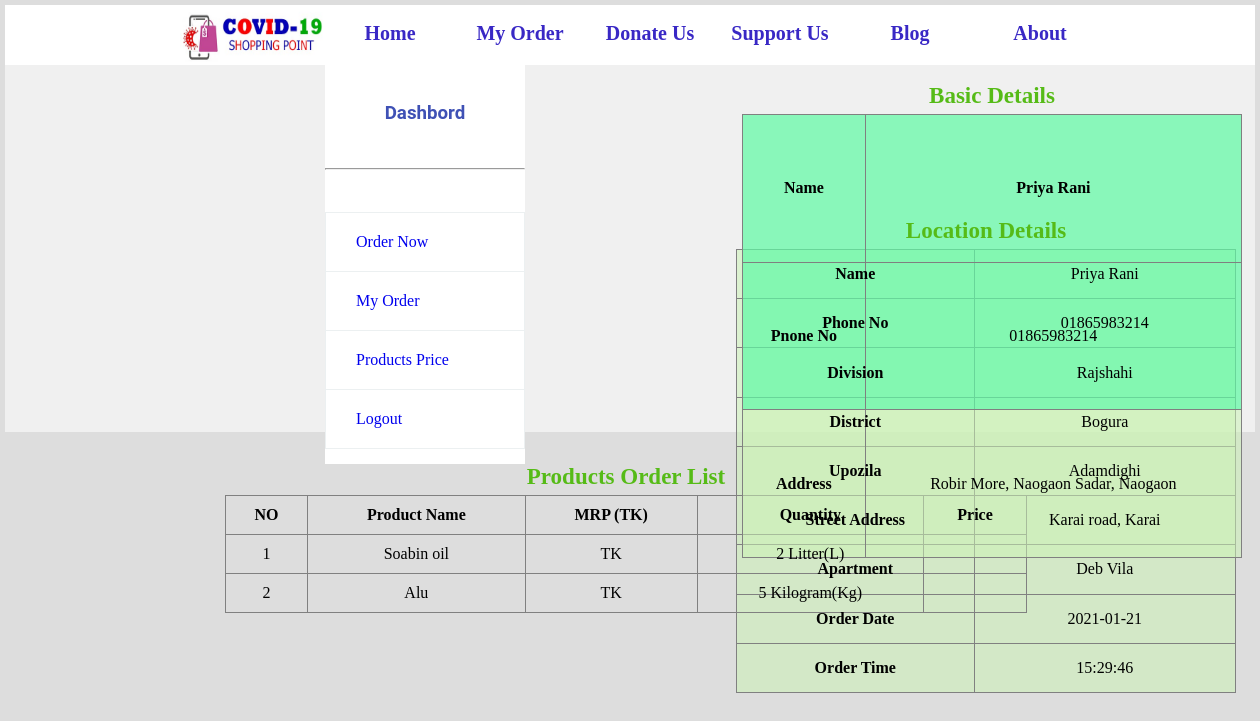
Screenshot of /charge_customer_details.php (signed in) with the database file from the repository.
### tables this page shows
CREATE TABLE `charge_customer_reg` (
  `REG_NAME` varchar(100) DEFAULT NULL,
  `REG_PHONE` varchar(20) NOT NULL,
  `ADDRESS` varchar(200) DEFAULT NULL,
  `PASSWORD` varchar(50) DEFAULT NULL
);

CREATE TABLE `charge_customer_order_location` (
  `REG_NAME` varchar(100) DEFAULT NULL,
  `REG_PHONE` varchar(20) DEFAULT NULL,
  `ODR_NAME` varchar(100) DEFAULT NULL,
  `ODR_PHONE` varchar(20) DEFAULT NULL,
  `DIVISION` varchar(100) DEFAULT NULL,
  `DISTRICT` varchar(100) DEFAULT NULL,
  `UPOZILA` varchar(100) DEFAULT NULL,
  `STREET_ADDRESS` varchar(200) DEFAULT NULL,
  `APARTMENT` varchar(200) DEFAULT NULL,
  `ODR_TIME` time DEFAULT NULL,
  `ODR_DATE` date DEFAULT NULL
);

CREATE TABLE `charge_customer_order` (
  `REG_NAME` varchar(100) DEFAULT NULL,
  `REG_PHONE` varchar(20) DEFAULT NULL,
  `PRODUCT_NAME` varchar(200) DEFAULT NULL,
  `PRICE` double DEFAULT NULL,
  `QUANTITY` double DEFAULT NULL,
  `UNIT` varchar(50) DEFAULT NULL,
  `TOTAL_PRICE` double(8,2) DEFAULT NULL
);

### charge_customer_details.php (the view, shortened to what this page needs)
<?php
	include("dbconnection.inc.php");
?>
<!DOCTYPE html>
<html>
	<head>
		<link rel="stylesheet" href="css/style.css"/>
	</head>
	<body class="back">
		<div>
			<header>
				<?php
					include("topbar.inc.php");
				?>
			</header>
				<div style="height: 1000px;">
				<?php
					include("sidebar.inc.php");
				?>
			<div>
			<?php
			$sql="SELECT* FROM charge_customer_reg WHERE REG_NAME='{$_SESSION["cname"]}' && REG_PHONE='{$_SESSION["cphone"]}'";
				$res=$con->query($sql);
				if($res->num_rows>0)
				{
					$row=$res->fetch_assoc();
				}
				$sql2="SELECT* FROM charge_customer_order_location WHERE REG_NAME='{$_SESSION["cname"]}' && REG_PHONE='{$_SESSION["cphone"]}'";
				$res2=$con->query($sql2);
				if($res2->num_rows>0)
				{
					$row2=$res2->fetch_assoc();
				}
			?>
				<div class="rbox1">
					<br/>
						<table border="1px" class="desired_result1">
						<caption>Basic Details</caption>
							<tr class="table_row_style"><th>Name </th> <td style="font-weight:bold"><?php echo $row["REG_NAME"] ?> </td></tr>
							<tr class="table_row_style"><th>Pnone No</th> <td><?php echo $row["REG_PHONE"] ?> </td></tr>
							<tr><th>Address</th> <td><?php echo $row["ADDRESS"] ?>  </td></tr>
						</table>
				</div>
				<div class="rbox2">
					<br/>
						<table border="1px" class="desired_result2">
						<caption>Location Details</caption>
							<tr><th>Name </th> <td><?php echo $row2["ODR_NAME"] ?> </td></tr>
							<tr><th>Phone No </th> <td><?php echo $row2["ODR_PHONE"] ?> </td></tr>
							<tr><th>Division</th> <td><?php echo $row2["DIVISION"] ?> </td></tr>
							<tr><th>District</th> <td><?php echo $row2["DISTRICT"] ?>  </td></tr>
							<tr><th>Upozila</th> <td><?php echo $row2["UPOZILA"] ?>  </td></tr>
							<tr><th>Street Address</th> <td><?php echo $row2["STREET_ADDRESS"] ?>  </td></tr>
							<tr><th>Apartment</th> <td><?php echo $row2["APARTMENT"] ?>  </td></tr>
							<tr><th>Order Date</th> <td><?php echo $row2["ODR_DATE"] ?>  </td></tr>
							<tr><th>Order Time</th> <td><?php echo $row2["ODR_TIME"] ?>  </td></tr>
						</table>
				</div>
		</div>
					<div class="products_info_div">
					?><br/>
					<table style="width: 802px; text-align:center;margin-left: 220px;
    margin-top: 212px;" border="1px">
					<caption>Products Order List</caption>
						<tr>
							<th>NO</th>
							<th>Product Name</th>
							<th>MRP (TK)</th>
							<th>Quantity</th>
							<th>Price</th>
						</tr>
						<?php
							$sql3="SELECT* FROM charge_customer_order
								  WHERE REG_NAME='{$_SESSION["cname"]}' && REG_PHONE='{$_SESSION["cphone"]}'";
							$res3=$con->query($sql3);
							if($res3->num_rows>0)
							{
								$i=0;
								while($row3=$res3->fetch_assoc())
								{
									$i++;
									echo"
									<tr>
										<td>{$i}</td>
										<td>{$row3["PRODUCT_NAME"]}</td>
										<td>{$row3["MRP"]} TK</td>
										<td>{$row3["QUANTITY"]} {$row3["UNIT"]}</td>
										<td>{$row3["MRP"]}</td>
									</tr>
									";
								}
							}
						?>
						</table><br/>
					</div>
					</div>
		</div>
	</body>
</html>

### css/style.css (style rules this page uses)
html { background:#dddddd; }
.back { background:#f5f5f5cf; width:1250px; margin:0 auto; margin-top:5px; }
tr,td,th { padding:10px; }
table { border-collapse:collapse; text-align:center; }
table caption { font-size: 23px; font-weight: bold; color: #56bb17; margin-bottom: 5px; }
.rbox1 { width: 668px; height: 153px; float: left; margin-left: -20px; }
.rbox2 { width: 668px; height: 304px; margin-left: 485px; }
.desired_result1 { border-collapse: collapse; width: 500px; height: 444px; margin-left: 237px; text-align: center; float: left; color: black; background: #ccf3b485; }
.desired_result2 { border-collapse: collapse; width: 500px; height: 444px; text-align: center; margin-left: 246px; color: black; background: #ccf3b485; }
.table_row_style { background: #00ff9561; }

### rows the page displays
charge_customer_reg: REG_NAME "Priya Rani", REG_PHONE "01865983214", ADDRESS "Robir More, Naogaon Sadar, Naogaon"
charge_customer_order_location: ODR_NAME "Priya Rani", ODR_PHONE "01865983214", DIVISION "Rajshahi", DISTRICT "Bogura", UPOZILA "Adamdighi", STREET_ADDRESS "Karai road, Karai", APARTMENT "Deb Vila", ODR_DATE "2021-01-21", ODR_TIME "15:29:46"
charge_customer_order: PRODUCT_NAME "Soabin oil", QUANTITY "2", UNIT "Litter(L)"
charge_customer_order: PRODUCT_NAME "Alu", QUANTITY "5", UNIT "Kilogram(Kg)"
